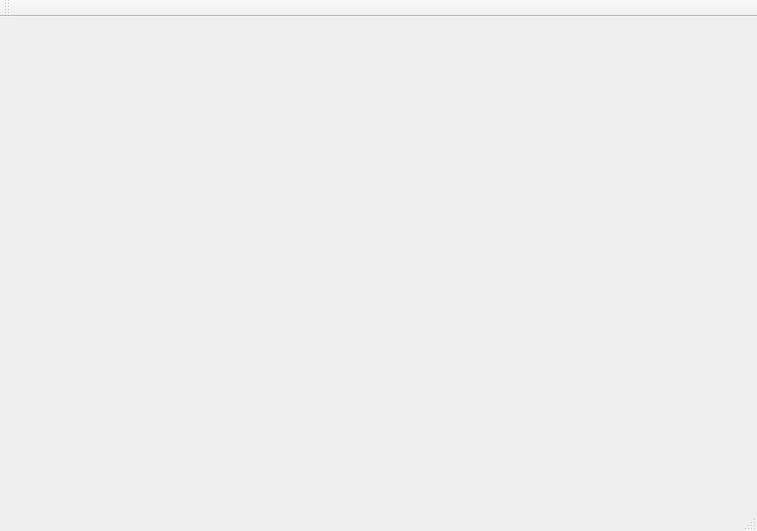
<?xml version="1.0" encoding="UTF-8"?>
<ui version="4.0">
 <class>MainWindow</class>
 <widget class="QMainWindow" name="MainWindow">
  <property name="geometry">
   <rect>
    <x>0</x>
    <y>0</y>
    <width>757</width>
    <height>531</height>
   </rect>
  </property>
  <property name="windowTitle">
   <string>MainWindow</string>
  </property>
  <widget class="QWidget" name="centralWidget">
   <widget class="Okno" name="widget" native="true">
    <property name="geometry">
     <rect>
      <x>50</x>
      <y>40</y>
      <width>641</width>
      <height>391</height>
     </rect>
    </property>
   </widget>
  </widget>
  <widget class="QMenuBar" name="menuBar">
   <property name="geometry">
    <rect>
     <x>0</x>
     <y>0</y>
     <width>757</width>
     <height>21</height>
    </rect>
   </property>
  </widget>
  <widget class="QToolBar" name="mainToolBar">
   <attribute name="toolBarArea">
    <enum>TopToolBarArea</enum>
   </attribute>
   <attribute name="toolBarBreak">
    <bool>false</bool>
   </attribute>
  </widget>
  <widget class="QStatusBar" name="statusBar"/>
 </widget>
 <layoutdefault spacing="6" margin="11"/>
 <customwidgets>
  <customwidget>
   <class>Okno</class>
   <extends>QWidget</extends>
   <header>okno.h</header>
   <container>1</container>
  </customwidget>
 </customwidgets>
 <resources/>
 <connections/>
</ui>
